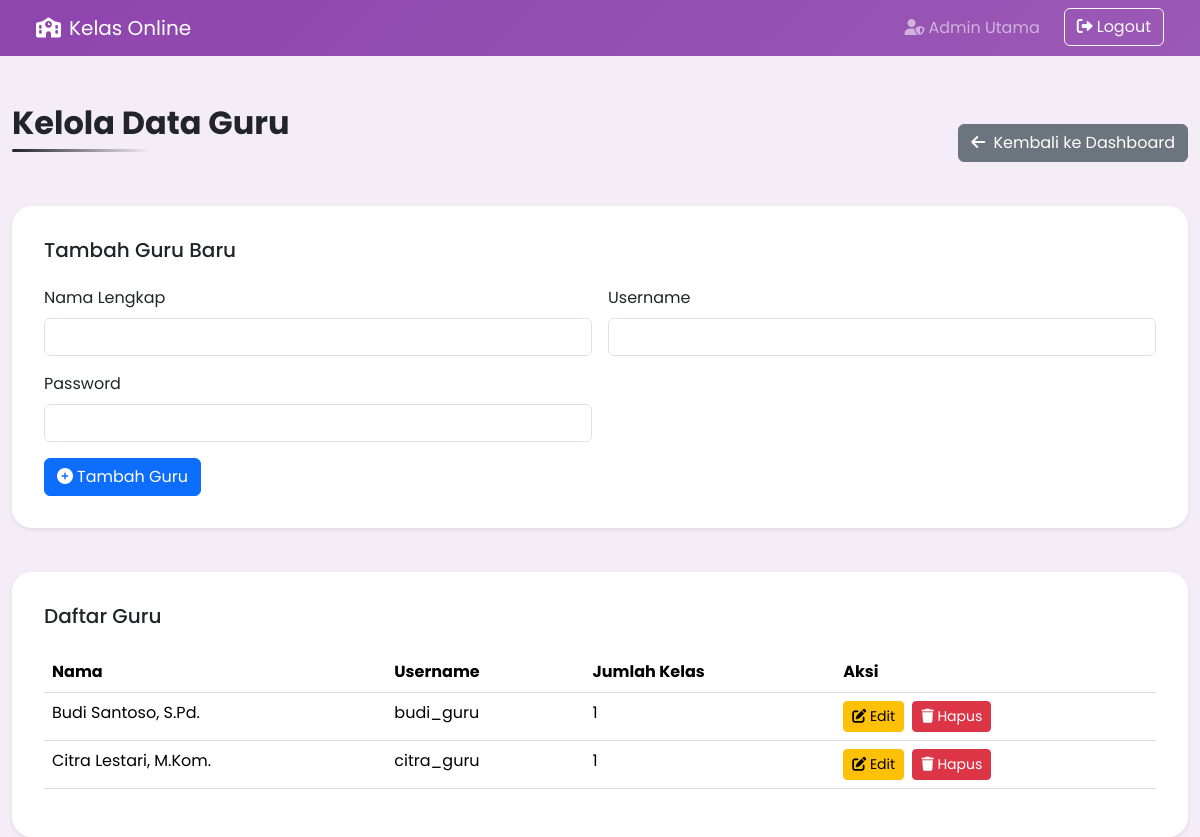
Screenshot of /admin/kelola-guru.php (signed in) with the database file from the repository.
### tables this page shows
CREATE TABLE `pengguna` (
  `id` int(11) NOT NULL,
  `username` varchar(50) NOT NULL,
  `password` varchar(255) NOT NULL,
  `nama_lengkap` varchar(100) NOT NULL,
  `role` enum('admin','guru','siswa') NOT NULL,
  `created_at` timestamp NOT NULL DEFAULT current_timestamp()
);

### admin/kelola-guru.php (the view, shortened to what this page needs)
<?php
$admin_username = $_SESSION['namaLengkap'] ?? $_SESSION['username'];
$database = new Database();
$db = $database->getConnection();
$query_guru = "SELECT p.id, p.nama_lengkap, p.username, COUNT(k.id) as jumlah_kelas
               FROM pengguna p
               LEFT JOIN kelas k ON p.id = k.guru_id
               WHERE p.role = 'guru'
               GROUP BY p.id
               ORDER BY p.nama_lengkap";
$stmt_guru = $db->query($query_guru);
$teachers = $stmt_guru->fetchAll(PDO::FETCH_ASSOC);
?>
<!DOCTYPE html>
<html lang="id">
<head>
<link href="https://cdn.jsdelivr.net/npm/bootstrap@5.3.2/dist/css/bootstrap.min.css" rel="stylesheet" />
<link rel="stylesheet" href="https://cdnjs.cloudflare.com/ajax/libs/font-awesome/6.0.0/css/all.min.css" />
<link rel="stylesheet" href="../style.css" />
</head>
<body class="admin-theme">
    <nav class="navbar navbar-expand-lg navbar-dark px-4">
        <div class="container">
            <a class="navbar-brand" href="../admin.php"><i class="fas fa-school me-2"></i>Kelas Online</a>
            <div class="collapse navbar-collapse">
                <ul class="navbar-nav ms-auto">
                    <li class="nav-item">
                        <span class="nav-link me-3"><i class="fas fa-user-shield me-1"></i><span><?php echo htmlspecialchars($admin_username); ?></span></span>
                    </li>
                    <li class="nav-item">
                        <a href="../logout.php" class="btn btn-outline-light"><i class="fas fa-sign-out-alt me-1"></i>Logout</a>
                    </li>
                </ul>
            </div>
        </div>
    </nav>
    <div class="container my-5">
        <div class="d-flex justify-content-between align-items-center mb-4">
            <h2>Kelola Data Guru</h2>
            <a href="../admin.php" class="btn btn-secondary">
                <i class="fas fa-arrow-left me-1"></i> Kembali ke Dashboard
            </a>
        </div>
        <div class="row mb-4">
            <div class="col-lg-12">
            <div class="card shadow-sm">
                <div class="card-body">
                <h5 class="card-title mb-4">Tambah Guru Baru</h5>
                <form id="addTeacherForm" method="POST" action="">
                    <div class="row g-3">
                        <div class="col-md-6">
                            <label for="teacherName" class="form-label">Nama Lengkap</label>
                            <input type="text" class="form-control" name="teacherName" required>
                        </div>
                        <div class="col-md-6">
                            <label for="teacherUsername" class="form-label">Username</label>
                            <input type="text" class="form-control" name="teacherUsername" required>
                        </div>
                        <div class="col-md-6">
                            <label for="teacherPassword" class="form-label">Password</label>
                            <input type="password" class="form-control" name="teacherPassword" required>
                        </div>
                        <div class="col-12">
                            <button type="submit" name="tambah_guru" class="btn btn-primary">
                                <i class="fas fa-plus-circle me-1"></i>Tambah Guru
                            </button>
                        </div>
                    </div>
                </form>
                </div>
            </div>
            </div>
        </div>
        <div class="card shadow-sm">
        <div class="card-body">
            <h5 class="card-title mb-4">Daftar Guru</h5>
            <div class="table-responsive">
            <table class="table table-hover">
                <thead>
                <tr>
                    <th>Nama</th>
                    <th>Username</th>
                    <th>Jumlah Kelas</th>
                    <th>Aksi</th>
                </tr>
                </thead>
                <tbody>
                <?php if (empty($teachers)): ?>
                    <tr><td colspan="4" class="text-center">Belum ada data guru.</td></tr>
                <?php else: ?>
                    <?php foreach ($teachers as $teacher): ?>
                    <tr>
                        <td><?php echo htmlspecialchars($teacher['nama_lengkap']); ?></td>
                        <td><?php echo htmlspecialchars($teacher['username']); ?></td>
                        <td><?php echo $teacher['jumlah_kelas']; ?></td>
                        <td>
                            <button class="btn btn-sm btn-warning me-1" data-bs-toggle="modal" data-bs-target="#editTeacherModal"
                                    data-id="<?php echo $teacher['id']; ?>"
                                    data-name="<?php echo htmlspecialchars($teacher['nama_lengkap']); ?>"
                                    data-username="<?php echo htmlspecialchars($teacher['username']); ?>">
                            <i class="fas fa-edit"></i> Edit
                            </button>
                            <form action="" method="POST" class="d-inline" onsubmit="return confirm('Yakin ingin menghapus guru ini? Ini mungkin akan mempengaruhi kelas yang terhubung.');">
                                <button type="submit" name="hapus_guru" class="btn btn-sm btn-danger">
                                    <i class="fas fa-trash"></i> Hapus
                                </button>
                            </form>
                        </td>
                    </tr>
                    <?php endforeach; ?>
                <?php endif; ?>
                </tbody>
            </table>
            </div>
        </div>
        </div>
    </div>
</body>
</html>

### style.css (style rules this page uses)
:root { --siswa-gradient: linear-gradient(135deg, #2980b9 0%, #3498db 100%); --siswa-accent: #3498db; --siswa-light: #e7f5fd; --guru-gradient: linear-gradient(135deg, #16a085 0%, #2ecc71 100%); --guru-accent: #16a085; --guru-light: #e8f8f5; --admin-gradient: linear-gradient(135deg, #8e44ad 0%, #9b59b6 100%); --admin-accent: #8e44ad; --admin-light: #f4ecf7; --login-gradient: linear-gradient(135deg, #6a11cb 0%, #2575fc 100%); }
body, html { font-family: 'Poppins', sans-serif; margin: 0; padding: 0; height: 100%; background-color: #f9fafb; }
.container { max-width: 1200px; }
.card { border: none; border-radius: 20px; overflow: hidden; box-shadow: 0 15px 30px rgba(0, 0, 0, 0.1); transition: all 0.3s ease; margin-bottom: 20px; }
.card-body { padding: 2rem !important; }
body.admin-theme { background-color: var(--admin-light); }
.admin-theme .navbar { background: var(--admin-gradient) !important; }
h2 { font-weight: 700; margin-bottom: 30px; position: relative; display: inline-block; padding-bottom: 10px; }
h2:after { content: ''; position: absolute; bottom: 0; left: 0; width: 50%; height: 3px; background: linear-gradient(to right, currentColor, transparent); border-radius: 10px; }

### rows the page displays
pengguna: nama_lengkap "Budi Santoso, S.Pd.", username "budi_guru", jumlah_kelas "1"
pengguna: nama_lengkap "Citra Lestari, M.Kom.", username "citra_guru", jumlah_kelas "1"

### other values shown
$admin_username "Admin Utama"
